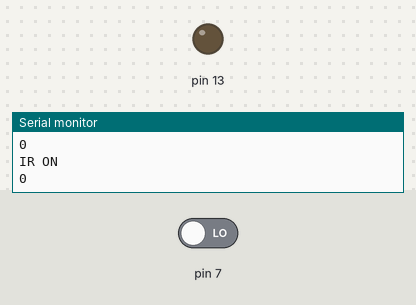
A sketch run on a simulated Arduino Uno, built with avr-gcc and run on an emulated ATmega328P. Parts: output pins drawn as LEDs (lit = HIGH), the last lines printed to the serial monitor. Inputs (shaded band) come from the test bench; at power-on: pin 7 LOW.

Above: at 2.8 s.
2.9 s: pin 7 driven HIGH
At 3.4 s:
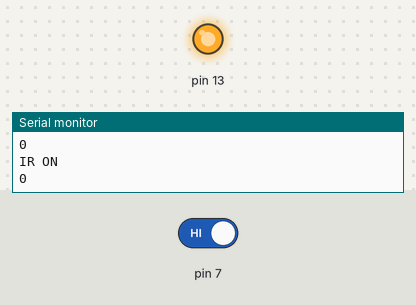
4.5 s: pin 7 driven LOW
At 6.1 s:
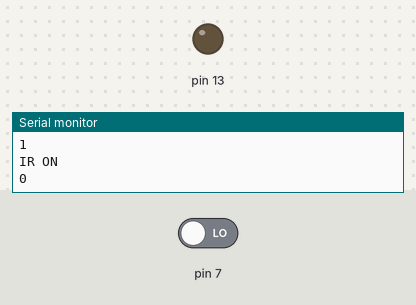
Timing chart, 0 to 7.6 s (numbered marks = the images above; inputs shaded):
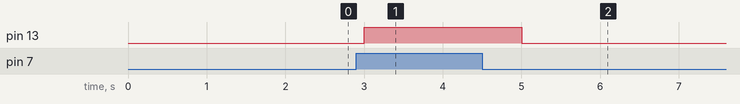

The sketch:

Relay_driven_with_IR.ino
```cpp
void setup() {
  // put your setup code here, to run once:
pinMode(7,INPUT);
pinMode(13,OUTPUT);
Serial.begin(9600);
}
void loop() {
  // put your main code here, to run repeatedly:
int x=digitalRead(7);
if(x==HIGH)
{digitalWrite(13,x);
delay(1000);
Serial.println("IR OFF");
Serial.println(x);
}
else
{
digitalWrite(13,x);
delay(1000);
Serial.println("IR ON");
Serial.println(x);
}
}
```

Measured:
- after the input at 2.9 s, pin 13: LOW → HIGH after 0.10 s
- after the input at 4.5 s, pin 13: HIGH → LOW after 0.50 s
